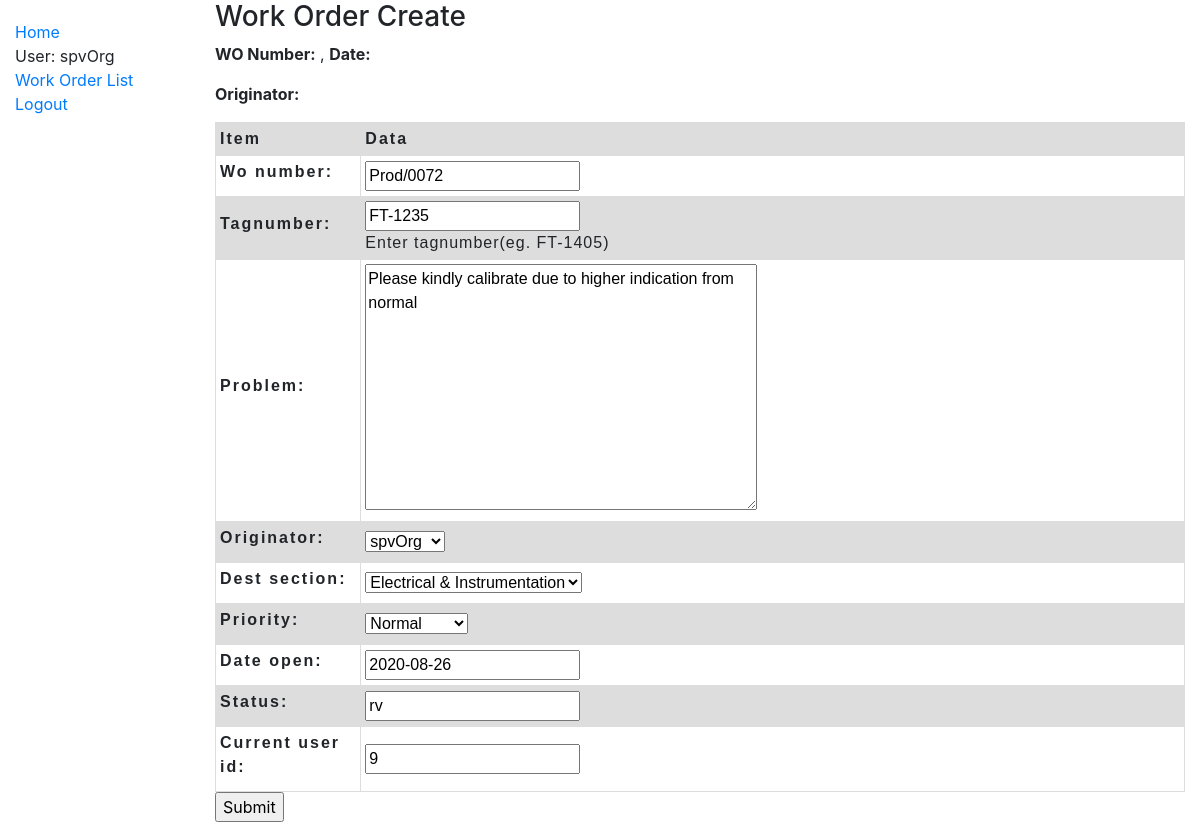
Page /workOrder/work_order/72/update/ (signed in) on the earlier database version.
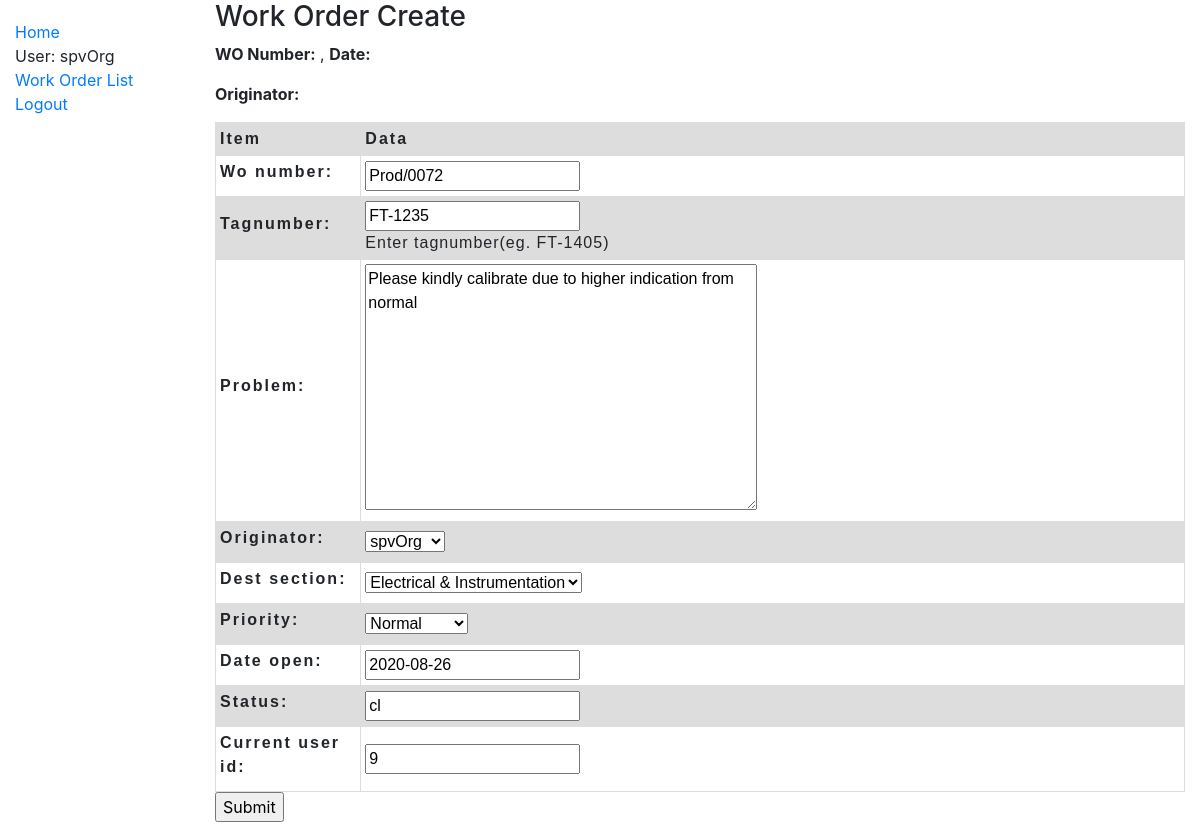
Same page on the later database version.
### workOrder/models.py (models this page shows, shortened)
class Work_order(models.Model):
    wo_number = models.CharField(max_length=20, null=True)
    tagnumber = models.CharField(max_length=50, null=True, help_text='Enter tagnumber(eg. FT-1405)')
    problem = models.TextField(max_length=1000, null=True)
    originator = models.ForeignKey(User,
        on_delete=models.SET_NULL,
        null=True)
    dest_section = models.ForeignKey(Section,
        on_delete=models.SET_NULL,
        null=True)
    PRIORITY_STATUS = (
        ('n', 'Normal'),
        ('e', 'Emergency'),
        ('s', 'Shutdown'),
        ('o', 'Other'),
    )
    priority = models.CharField(max_length=1,
        choices=PRIORITY_STATUS,
        blank=True,
        default='n')
    date_open = models.DateField()
    status = models.CharField(max_length=2,
        blank=True)
    current_user_id = models.IntegerField(null=True)
    class Meta:
        ordering = ['originator','status','wo_number']

### workOrder/views.py (the view)
# urls.py: path('work_order/<int:pk>/update/', views.Work_orderUpdate.as_view(), name='work_order_update'),
class Work_orderUpdate(LoginRequiredMixin, UpdateView):
    model = Work_order
    fields = '__all__'
    template_name = 'workOrder/work_order_form.html'  # Specify your own template name/location

### workOrder/models.py (called while the page is built)
    def __str__(self):
        return self.name

### workOrder/templates/workOrder/work_order_form.html (shortened to what this page needs)
{% extends "base_generic.html" %}
{% block content %}
  <h3>Work Order Create</h3>
  <p><strong>WO Number:</strong> {{ wo_number }}, <strong>Date:</strong> {{ date_open }}</p>
  <p><strong>Originator:</strong> {{ originator }}</p>
  <form action="" method="post">
    <table class="WoForm">
      <thead>
        <tr>
          <th scope="col">Item</th>
          <th scope="col">Data</th>
        </tr>
      </thead>
      {{ form.as_table }}
    </table>
    <input type="submit" value="Submit">
  </form>
{% endblock %}

Differences in the rows shown:
changed Work_order "Prod/0072": status "rv" → "cl"
